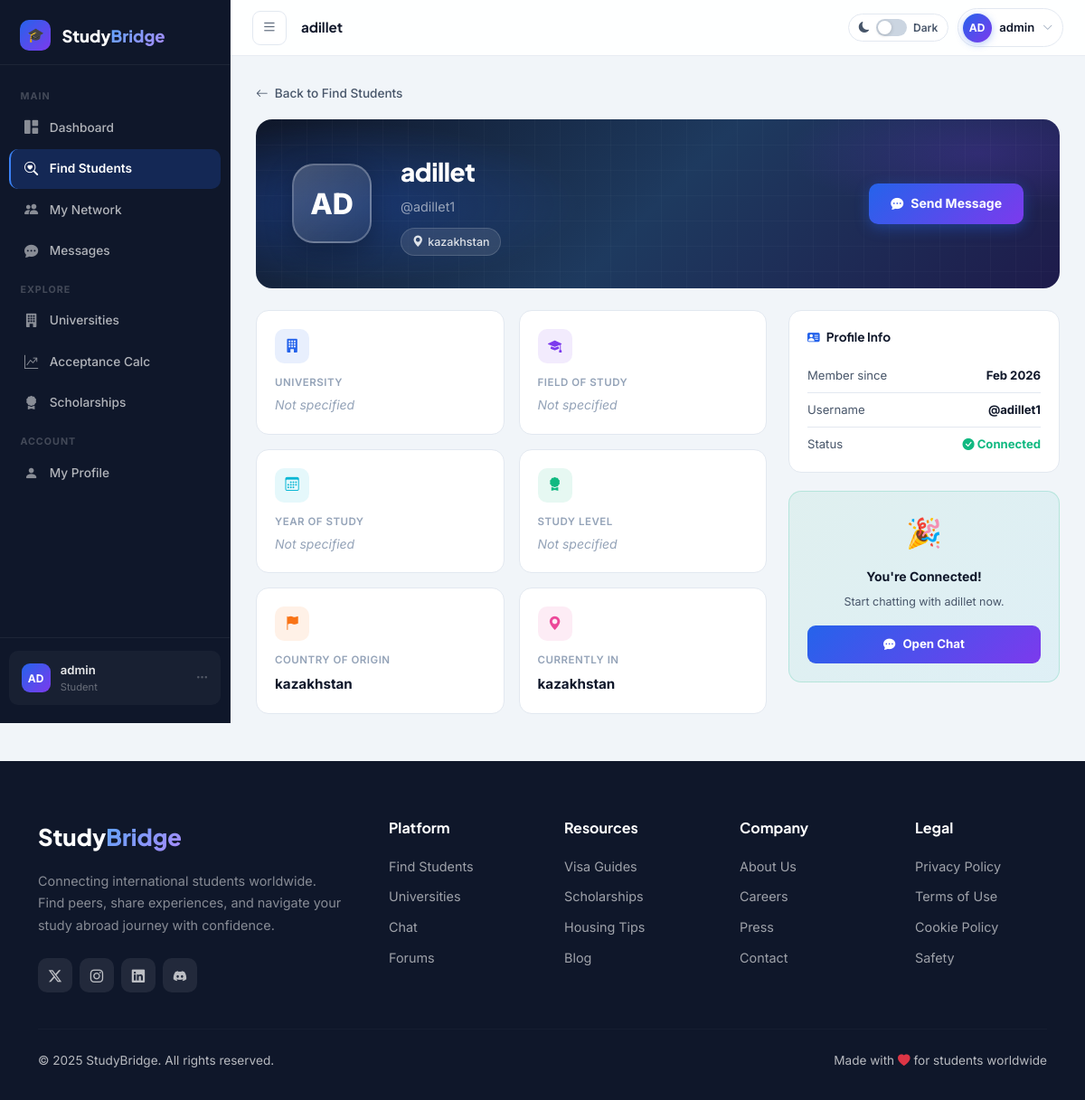
The app's page /students/adillet1/ (signed in) with its own data.
### accounts/models.py (models this page shows, shortened)
class User(AbstractUser):
    STUDY_LEVEL_CHOICES = [
        ('bachelor', "Bachelor's Degree"),
        ('master', "Master's Degree"),
        ('phd', 'PhD'),
        ('exchange', 'Exchange Student'),
        ('language', 'Language Course'),
    ]
    YEAR_CHOICES = [
        ('1', '1st Year'),
        ('2', '2nd Year'),
        ('3', '3rd Year'),
        ('4', '4th Year'),
        ('5', '5th Year+'),
        ('grad', 'Graduate'),
    ]
    email = models.EmailField(unique=True)
    full_name = models.CharField(max_length=150, blank=True)
    country_of_origin = models.CharField(max_length=100, blank=True)
    current_country = models.CharField(max_length=100, blank=True)
    university = models.CharField(max_length=200, blank=True)
    study_level = models.CharField(max_length=20, choices=STUDY_LEVEL_CHOICES, blank=True)
    year_of_study = models.CharField(max_length=10, choices=YEAR_CHOICES, blank=True)
    field_of_study = models.CharField(max_length=150, blank=True)
    bio = models.TextField(max_length=500, blank=True)
    avatar = models.ImageField(upload_to='avatars/', null=True, blank=True)
    is_verified = models.BooleanField(default=False)
    created_at = models.DateTimeField(auto_now_add=True)
    USERNAME_FIELD = 'email'
    REQUIRED_FIELDS = ['username']
    def get_display_name(self):
        return self.full_name or self.username
    def get_initials(self):
        name = self.get_display_name()
        parts = name.split()
        if len(parts) >= 2:
            return (parts[0][0] + parts[1][0]).upper()
        return name[:2].upper()

### accounts/views.py (the view)
# urls.py: path('students/<str:username>/', av.student_profile, name='student_profile'),
@login_required
def student_profile(request, username):
    profile_user = get_object_or_404(User, username=username)
    if profile_user == request.user:
        return redirect('dashboard')
    connection = ConnectionRequest.objects.filter(
        Q(from_user=request.user, to_user=profile_user) |
        Q(from_user=profile_user, to_user=request.user)
    ).first()
    return render(request, 'students/profile.html', {
        'profile_user': profile_user,
        'connection': connection,
        'is_sender': connection.from_user == request.user if connection else False,
        'active_page': 'find_students',
        'page_title': profile_user.get_display_name(),
    })

### accounts/context_processors.py (called while the page is built)
def dashboard_context(request):
    if request.user.is_authenticated:
        pending_count = ConnectionRequest.objects.filter(
            to_user=request.user, status='pending'
        ).count()
        unread_count = Message.objects.filter(
            receiver=request.user, is_read=False
        ).count()
        return {
            'pending_requests_count': pending_count,
            'unread_messages_count': unread_count,
        }
    return {'pending_requests_count': 0, 'unread_messages_count': 0}

### templates/students/profile.html (shortened to what this page needs)
{% extends 'dashboard_base.html' %}
{% block main_content %}
<div style="margin-bottom:1rem;">
  <a href="{% url 'find_students' %}" style="display:inline-flex;align-items:center;gap:.45rem;color:var(--db-text-2);text-decoration:none;font-size:.85rem;font-weight:500;transition:color .2s;" onmouseover="this.style.color='var(--primary)'" onmouseout="this.style.color='var(--db-text-2)'">
    <i class="bi bi-arrow-left"></i> Back to Find Students
  </a>
</div>
<div class="profile-hero">
  <div class="ph-grid"></div>
  <div class="ph-content">
    <div class="ph-avatar">{{ profile_user.get_initials }}</div>
    <div class="ph-info">
      <div class="ph-name">{{ profile_user.get_display_name }}</div>
      <div class="ph-username">@{{ profile_user.username }}</div>
      <div class="ph-badges">
        {% if profile_user.current_country %}<span class="ph-badge"><i class="bi bi-geo-alt-fill"></i>{{ profile_user.current_country }}</span>{% endif %}
      </div>
    </div>
    <div class="ph-actions">
      {% if not connection %}
        <form method="post" action="{% url 'send_connection_request' profile_user.username %}" style="margin:0;">
          {% csrf_token %}
          <button type="submit" class="btn-connect primary">
            <i class="bi bi-person-plus-fill"></i> Connect
          </button>
        </form>
      {% elif connection.status == 'accepted' %}
        <a href="{% url 'chat' profile_user.username %}" class="btn-connect message">
          <i class="bi bi-chat-dots-fill"></i> Send Message
        </a>
      {% elif connection.status == 'pending' and is_sender %}
        <span class="btn-connect pending">
          <i class="bi bi-clock-history"></i> Request Pending
        </span>
      {% endif %}
    </div>
  </div>
</div>
<div class="profile-grid">
  <div>
    <div class="info-grid">
      <div class="info-card">
        <div class="info-card-icon" style="background:rgba(37,99,235,.1);"><i class="bi bi-building-fill" style="color:var(--primary);"></i></div>
        <div class="info-card-label">University</div>
        <div class="info-card-value {% if not profile_user.university %}empty{% endif %}">{{ profile_user.university|default:"Not specified" }}</div>
      </div>
      <div class="info-card">
        <div class="info-card-icon" style="background:rgba(124,58,237,.1);"><i class="bi bi-mortarboard-fill" style="color:#7c3aed;"></i></div>
        <div class="info-card-label">Field of Study</div>
        <div class="info-card-value {% if not profile_user.field_of_study %}empty{% endif %}">{{ profile_user.field_of_study|default:"Not specified" }}</div>
      </div>
      <div class="info-card">
        <div class="info-card-icon" style="background:rgba(6,182,212,.1);"><i class="bi bi-calendar3" style="color:#06b6d4;"></i></div>
        <div class="info-card-label">Year of Study</div>
        <div class="info-card-value {% if not profile_user.year_of_study %}empty{% endif %}">{% if profile_user.year_of_study %}{{ profile_user.get_year_of_study_display }}{% else %}Not specified{% endif %}</div>
      </div>
      <div class="info-card">
        <div class="info-card-icon" style="background:rgba(16,185,129,.1);"><i class="bi bi-award-fill" style="color:#10b981;"></i></div>
        <div class="info-card-label">Study Level</div>
        <div class="info-card-value {% if not profile_user.study_level %}empty{% endif %}">{% if profile_user.study_level %}{{ profile_user.get_study_level_display }}{% else %}Not specified{% endif %}</div>
      </div>
      <div class="info-card">
        <div class="info-card-icon" style="background:rgba(249,115,22,.1);"><i class="bi bi-flag-fill" style="color:#f97316;"></i></div>
        <div class="info-card-label">Country of Origin</div>
        <div class="info-card-value {% if not profile_user.country_of_origin %}empty{% endif %}">{{ profile_user.country_of_origin|default:"Not specified" }}</div>
      </div>
      <div class="info-card">
        <div class="info-card-icon" style="background:rgba(236,72,153,.1);"><i class="bi bi-geo-alt-fill" style="color:#ec4899;"></i></div>
        <div class="info-card-label">Currently In</div>
        <div class="info-card-value {% if not profile_user.current_country %}empty{% endif %}">{{ profile_user.current_country|default:"Not specified" }}</div>
      </div>
    </div>
  </div>
  <div>
    <div class="sidebar-card">
      <h5><i class="bi bi-person-vcard-fill"></i> Profile Info</h5>
      <div class="stat-row"><span class="stat-row-label">Member since</span><span class="stat-row-value">{{ profile_user.date_joined|date:"M Y" }}</span></div>
      <div class="stat-row"><span class="stat-row-label">Username</span><span class="stat-row-value">@{{ profile_user.username }}</span></div>
      {% if connection and connection.status == 'accepted' %}
      <div class="stat-row"><span class="stat-row-label">Status</span><span class="stat-row-value" style="color:#10b981;"><i class="bi bi-check-circle-fill"></i> Connected</span></div>
      {% elif connection and connection.status == 'pending' %}
      <div class="stat-row"><span class="stat-row-label">Status</span><span class="stat-row-value" style="color:#f97316;"><i class="bi bi-clock-fill"></i> Pending</span></div>
      {% else %}
      <div class="stat-row"><span class="stat-row-label">Status</span><span class="stat-row-value" style="color:var(--db-text-3);">Not connected</span></div>
      {% endif %}
    </div>
    {% if connection and connection.status == 'accepted' %}
    <div style="background:linear-gradient(135deg,rgba(16,185,129,.08),rgba(6,182,212,.08));border:1px solid rgba(16,185,129,.2);border-radius:14px;padding:1.25rem;text-align:center;">
      <div style="font-size:2rem;margin-bottom:.75rem;">🎉</div>
      <div style="font-size:.875rem;font-weight:700;color:var(--db-text);margin-bottom:.4rem;">You're Connected!</div>
      <div style="font-size:.78rem;color:var(--db-text-2);margin-bottom:1rem;">Start chatting with {{ profile_user.get_display_name }} now.</div>
      <a href="{% url 'chat' profile_user.username %}" style="display:flex;align-items:center;justify-content:center;gap:.5rem;background:var(--gradient-primary);color:#fff;border-radius:9px;padding:.65rem;font-size:.83rem;font-weight:700;text-decoration:none;">
        <i class="bi bi-chat-dots-fill"></i> Open Chat
      </a>
    </div>
    {% endif %}
  </div>
</div>
{% endblock %}

### templates/dashboard_base.html (shortened to what this page needs)
{% extends 'base.html' %}
{% block content %}
<aside class="sidebar" id="sidebar">
  <a href="{% url 'landing' %}" class="sidebar-logo">
    <div class="sidebar-logo-icon">🎓</div>
    <div class="sidebar-logo-text">Study<span>Bridge</span></div>
  </a>
  <nav class="sidebar-nav">
    <div class="sidebar-section-label">Main</div>
    <a href="{% url 'dashboard' %}" class="sidebar-link {% if active_page == 'dashboard' %}active{% endif %}">
      <i class="bi bi-grid-1x2-fill"></i> Dashboard
    </a>
    <a href="{% url 'find_students' %}" class="sidebar-link {% if active_page == 'find_students' %}active{% endif %}">
      <i class="bi bi-search-heart"></i> Find Students
    </a>
    <a href="{% url 'connections' %}" class="sidebar-link {% if active_page == 'connections' %}active{% endif %}">
      <i class="bi bi-people-fill"></i> My Network
    </a>
    <a href="{% url 'messages_inbox' %}" class="sidebar-link {% if active_page == 'messages' %}active{% endif %}">
      <i class="bi bi-chat-dots-fill"></i> Messages
    </a>
    <div class="sidebar-section-label">Explore</div>
    <a href="{% url 'universities' %}" class="sidebar-link {% if active_page == 'universities' %}active{% endif %}"><i class="bi bi-building-fill"></i> Universities</a>
    <a href="{% url 'calculator' %}" class="sidebar-link {% if active_page == 'calculator' %}active{% endif %}"><i class="bi bi-graph-up-arrow"></i> Acceptance Calc</a>
    <a href="{% url 'scholarships' %}" class="sidebar-link {% if active_page == 'scholarships' %}active{% endif %}"><i class="bi bi-award-fill"></i> Scholarships</a>
    <div class="sidebar-section-label">Account</div>
    <a href="{% url 'edit_profile' %}" class="sidebar-link {% if active_page == 'profile' %}active{% endif %}"><i class="bi bi-person-fill"></i> My Profile</a>
  </nav>
  <div class="sidebar-footer">
    <div class="sidebar-user-mini" onclick="toggleDropdown()">
      <div class="s-avatar">{{ user.get_initials }}</div>
      <div style="flex:1;min-width:0;">
        <div class="sidebar-user-name">{{ user.get_display_name }}</div>
        <div class="sidebar-user-role">Student</div>
      </div>
      <i class="bi bi-three-dots" style="color:rgba(255,255,255,.25);font-size:.85rem;"></i>
    </div>
  </div>
</aside>
<div class="main-wrapper" id="mainWrapper">
  <header class="db-header">
    <button class="burger-btn" onclick="toggleSidebar()">
      <i class="bi bi-list" id="burgerIcon"></i>
    </button>
    <div class="header-title" id="pageTitle">{% block page_title %}{{ page_title }}{% endblock %}</div>
    <div class="header-right">
      <div class="mode-toggle" onclick="toggleDarkMode()">
        <i class="bi bi-moon-fill" style="font-size:.75rem;color:var(--db-text-2);" id="modeIcon"></i>
        <div class="toggle-sw" id="modeSw"><div class="toggle-knob"></div></div>
        <span class="mode-lbl" id="modeLbl">Dark</span>
      </div>
      <div style="position:relative;">
        <div class="avatar-btn" id="avatarBtn" onclick="toggleDropdown()">
          <div class="av-circle">{{ user.get_initials }}</div>
          <span class="av-name">{{ user.get_display_name }}</span>
          <i class="bi bi-chevron-down av-chevron"></i>
        </div>
      </div>
    </div>
  </header>
  <main class="main-content">
    {% block main_content %}{% endblock %}
  </main>
</div>
{% endblock %}

### templates/base.html (style rules this page uses)
:root { --primary: #2563eb; --primary-dark: #1d4ed8; --primary-light: #3b82f6; --secondary: #7c3aed; --accent: #06b6d4; --success: #10b981; --dark: #0f172a; --dark-secondary: #1e293b; --gray: #64748b; --light-gray: #f1f5f9; --border: #e2e8f0; --white: #ffffff; --gradient-primary: linear-gradient(135deg, #2563eb 0%, #7c3aed 100%); --gradient-hero: linear-gradient(135deg, #0f172a 0%, #1e3a5f 50%, #1e1b4b 100%); --shadow-sm: 0 1px 3px rgba(0,0,0,.08), 0 1px 2px rgba(0,0,0,.06); --shadow-md: 0 4px 16px rgba(0,0,0,.10), 0 2px 6px rgba(0,0,0,.06); --shadow-lg: 0 10px 40px rgba(0,0,0,.15), 0 4px 12px rgba(0,0,0,.08); --shadow-xl: 0 20px 60px rgba(0,0,0,.20); --radius: 12px; --radius-lg: 20px; --radius-xl: 28px; }
* { box-sizing: border-box; }
body { font-family: 'Inter', sans-serif; color: var(--dark); background: var(--white); line-height: 1.6; -webkit-font-smoothing: antialiased; }
h1, h2, h3, h4, h5, h6 { font-family: 'Plus Jakarta Sans', sans-serif; font-weight: 700; line-height: 1.25; }

### records on screen
User: get_initials "AD", get_display_name "admin"
User: full_name "adillet", get_initials "AD", get_display_name "adillet", username "adillet1", current_country "kazakhstan", university "Not specified", field_of_study "Not specified", country_of_origin "kazakhstan", date_joined "Feb 2026"
